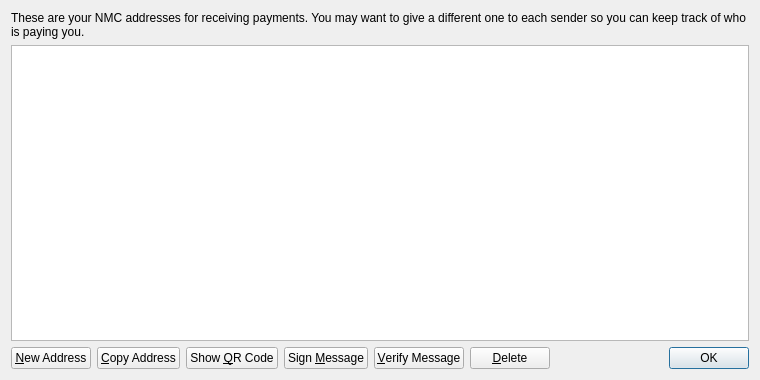
<?xml version="1.0" encoding="UTF-8"?>
<ui version="4.0">
 <class>AddressBookPage</class>
 <widget class="QWidget" name="AddressBookPage">
  <property name="geometry">
   <rect>
    <x>0</x>
    <y>0</y>
    <width>760</width>
    <height>380</height>
   </rect>
  </property>
  <property name="windowTitle">
   <string>Address Book</string>
  </property>
  <layout class="QVBoxLayout" name="verticalLayout">
   <item>
    <widget class="QLabel" name="labelExplanation">
     <property name="text">
      <string>These are your NMC addresses for receiving payments. You may want to give a different one to each sender so you can keep track of who is paying you.</string>
     </property>
     <property name="textFormat">
      <enum>Qt::PlainText</enum>
     </property>
     <property name="wordWrap">
      <bool>true</bool>
     </property>
    </widget>
   </item>
   <item>
    <widget class="QTableView" name="tableView">
     <property name="contextMenuPolicy">
      <enum>Qt::CustomContextMenu</enum>
     </property>
     <property name="toolTip">
      <string>Double-click to edit address or label</string>
     </property>
     <property name="tabKeyNavigation">
      <bool>false</bool>
     </property>
     <property name="alternatingRowColors">
      <bool>true</bool>
     </property>
     <property name="selectionMode">
      <enum>QAbstractItemView::SingleSelection</enum>
     </property>
     <property name="selectionBehavior">
      <enum>QAbstractItemView::SelectRows</enum>
     </property>
     <property name="sortingEnabled">
      <bool>true</bool>
     </property>
     <attribute name="verticalHeaderVisible">
      <bool>false</bool>
     </attribute>
    </widget>
   </item>
   <item>
    <layout class="QHBoxLayout" name="horizontalLayout">
     <item>
      <widget class="QPushButton" name="newAddressButton">
       <property name="toolTip">
        <string>Create a new address</string>
       </property>
       <property name="text">
        <string>&amp;New Address</string>
       </property>
       <property name="icon">
        <iconset resource="../bitcoin.qrc">
         <normaloff>:/icons/add</normaloff>:/icons/add</iconset>
       </property>
      </widget>
     </item>
     <item>
      <widget class="QPushButton" name="copyToClipboard">
       <property name="toolTip">
        <string>Copy the currently selected address to the system clipboard</string>
       </property>
       <property name="text">
        <string>&amp;Copy Address</string>
       </property>
       <property name="icon">
        <iconset resource="../bitcoin.qrc">
         <normaloff>:/icons/editcopy</normaloff>:/icons/editcopy</iconset>
       </property>
      </widget>
     </item>
     <item>
      <widget class="QPushButton" name="showQRCode">
       <property name="text">
        <string>Show &amp;QR Code</string>
       </property>
       <property name="icon">
        <iconset resource="../bitcoin.qrc">
         <normaloff>:/icons/qrcode</normaloff>:/icons/qrcode</iconset>
       </property>
      </widget>
     </item>
     <item>
      <widget class="QPushButton" name="signMessage">
       <property name="toolTip">
        <string>Sign a message to prove you own a NMC address</string>
       </property>
       <property name="text">
        <string>Sign &amp;Message</string>
       </property>
       <property name="icon">
        <iconset resource="../bitcoin.qrc">
         <normaloff>:/icons/edit</normaloff>:/icons/edit</iconset>
       </property>
      </widget>
     </item>
     <item>
      <widget class="QPushButton" name="verifyMessage">
       <property name="toolTip">
        <string>Verify a message to ensure it was signed with a specified NMC address</string>
       </property>
       <property name="text">
        <string>&amp;Verify Message</string>
       </property>
       <property name="icon">
        <iconset resource="../bitcoin.qrc">
         <normaloff>:/icons/transaction_0</normaloff>:/icons/transaction_0</iconset>
       </property>
      </widget>
     </item>
     <item>
      <widget class="QPushButton" name="deleteButton">
       <property name="toolTip">
        <string>Delete the currently selected address from the list</string>
       </property>
       <property name="text">
        <string>&amp;Delete</string>
       </property>
       <property name="icon">
        <iconset resource="../bitcoin.qrc">
         <normaloff>:/icons/remove</normaloff>:/icons/remove</iconset>
       </property>
      </widget>
     </item>
     <item>
      <spacer name="horizontalSpacer">
       <property name="orientation">
        <enum>Qt::Horizontal</enum>
       </property>
       <property name="sizeHint" stdset="0">
        <size>
         <width>40</width>
         <height>20</height>
        </size>
       </property>
      </spacer>
     </item>
     <item>
      <widget class="QDialogButtonBox" name="buttonBox">
       <property name="sizePolicy">
        <sizepolicy hsizetype="Maximum" vsizetype="Fixed">
         <horstretch>0</horstretch>
         <verstretch>0</verstretch>
        </sizepolicy>
       </property>
       <property name="standardButtons">
        <set>QDialogButtonBox::Ok</set>
       </property>
      </widget>
     </item>
    </layout>
   </item>
  </layout>
 </widget>
 <resources>
  <include location="../bitcoin.qrc"/>
 </resources>
 <connections/>
</ui>
